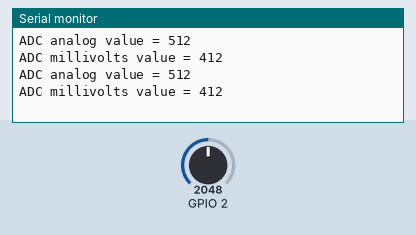
Simulated run of this sketch. Board: ESP32. On the bench: the last lines printed to the serial monitor. Inputs (shaded band) come from the test bench; at power-on: GPIO 2 = 2048 (analog values on the 0–4095 scale).

Above: at 1.2 s.
1.3 s: GPIO 2 set to 2866
At 2.6 s:
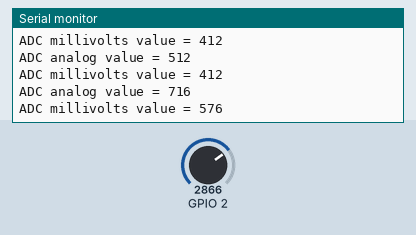
2.8 s: GPIO 2 set to 3603
At 3.8 s:
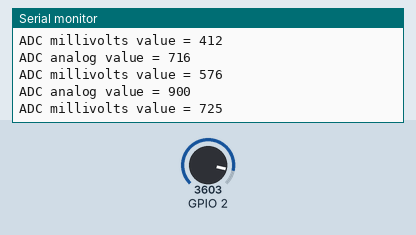
Timing chart, 0 to 5.8 s (numbered marks = the images above; inputs shaded):
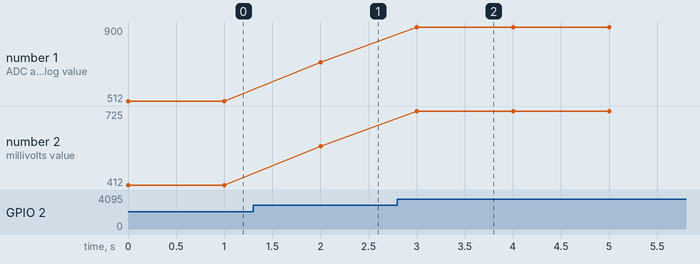

The sketch:

esp_analog.ino
```cpp
#include <WiFi.h>
#include <WiFiMulti.h>
#include <HTTPClient.h>

WiFiMulti wifiMulti;

void setup() {
  // initialize serial communication at 115200 bits per second:
  Serial.begin(115200);

  //set the resolution to 12 bits (0-4096)
  analogReadResolution(10);
}

void loop() {
  // read the analog / millivolts value for pin 2:
  int analogValue = analogRead(2);
  int analogVolts = analogReadMilliVolts(2);

  // print out the values you read:
  Serial.printf("ADC analog value = %d\n",analogValue);
  Serial.printf("ADC millivolts value = %d\n",analogVolts);

  delay(1000);  // delay in between reads for clear read from serial
}
```

Measured:
- after the input at 1.3 s, the serial monitor: prints a new line after 0.70 s (image 1)
- after the input at 2.8 s, the serial monitor: prints a new line after 0.20 s (image 2)
- plotted number 1: 512 → 716 after the input at 1.3 s, 716 → 900 after the input at 2.8 s
- plotted number 2: 412 → 576 after the input at 1.3 s, 576 → 725 after the input at 2.8 s
